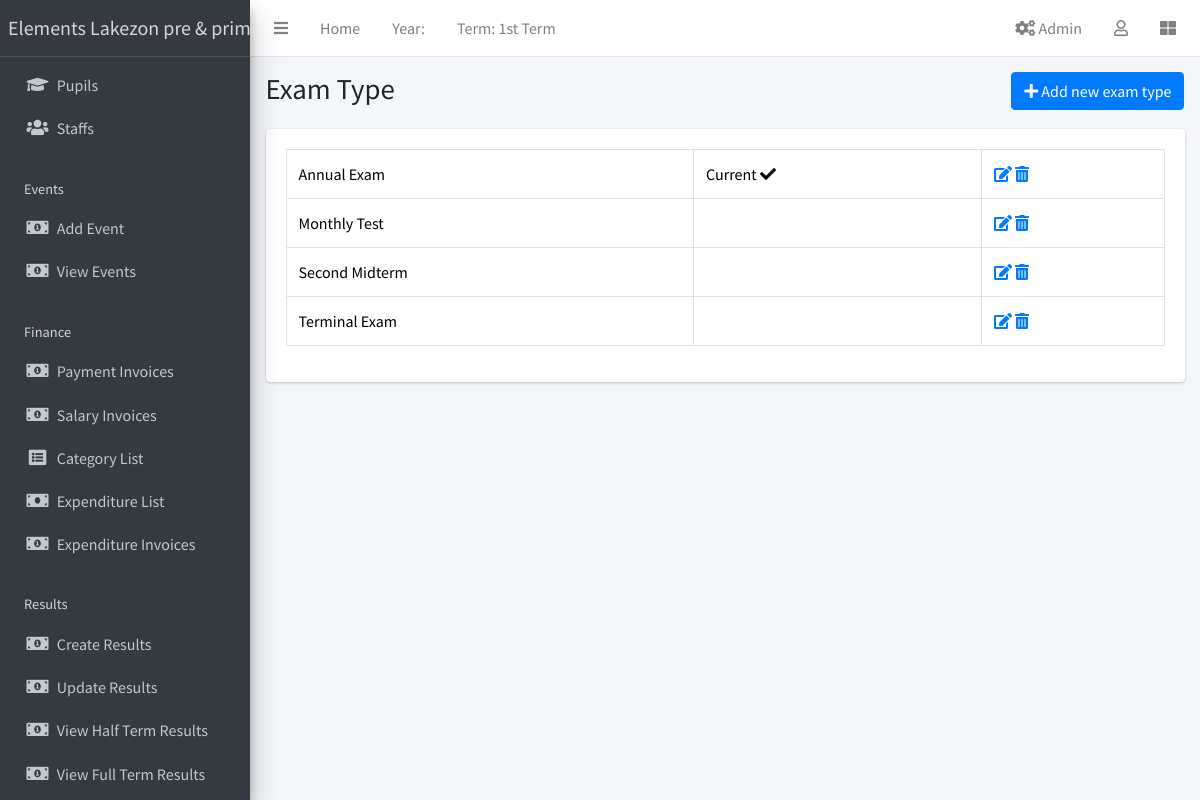
/exam/list/ (signed in), run on the app's committed database.
### apps/corecode/models.py (models this page shows, shortened)
class AcademicTerm(models.Model):
    name = models.CharField(max_length=20, unique=True)
    current = models.BooleanField(default=True)
    class Meta:
        ordering = ["name"]

class ExamType(models.Model):
    name = models.CharField(max_length=50, unique=True)
    current = models.BooleanField(default=True)
    class Meta:
        ordering = ["name"]
    def __str__(self):
        return self.name

### apps/corecode/views.py (the view)
# urls.py: path("exam/list/", ExamListView.as_view(), name="exams"),
class ExamListView(LoginRequiredMixin, SuccessMessageMixin, ListView):
    model = ExamType
    template_name = "corecode/exam_list.html"
    def get_context_data(self, **kwargs):
        context = super().get_context_data(**kwargs)
        context["form"] = ExamTypeForm()
        return context

### apps/corecode/context_processors.py (called while the page is built)
def site_defaults(request):
    current_session = AcademicSession.objects.get(current=True)
    current_term = AcademicTerm.objects.get(current=True)
    current_exam = ExamType.objects.get(current=True)
    vals = SiteConfig.objects.all()
    contexts = {
        "current_session": current_session.name,
        "current_term": current_term.name,
        "current_exam": current_exam.name,
    }
    for val in vals:
        contexts[val.key] = val.value
    return contexts

### apps/corecode/templates/corecode/exam_list.html (shortened to what this page needs)
{% extends 'base.html' %}
{% load widget_tweaks %}
{% block title %}
Exam Type
{% endblock title %}
{% block breadcrumb %}
  <a class="btn btn-primary" href="#" data-toggle="modal" data-target="#modal1">
    <i class="fa fa-plus"></i>
    Add new exam type
  </a>
{% endblock breadcrumb %}
{% block content %}
  <div class="row">
    <div class="col-sm-12">
        <table class="table table-bordered">
          <tbody>
            {% for object in object_list %}
            <tr>
              <td>{{ object }}</td>
              <td>
                {% if object.current == True %}
                  Current <i class="fa fa-check"></i>
                {% endif %}
              </td>
              <td><a href="{% url 'exam-update' object.id %}"><i
                    class="fa fa-edit"></i></a> <a
                  href="{% url 'exam-delete' object.id %}"><i
                    class="fa fa-trash-alt"></i></a></td>
            </tr>
            {% endfor %}
          </tbody>
        </table>
    </div>
  </div>
{% endblock content %}

### templates/base.html (shortened to what this page needs)
{% load static %}
<!DOCTYPE html>
<html lang="en">
<head>
  <link rel="stylesheet" href="{% static 'css/bootstrap.min.css' %}">
  <link href="https://stackpath.bootstrapcdn.com/bootstrap/5.1.3/css/bootstrap.min.css" rel="stylesheet">
  <link rel="stylesheet" href="{% static 'plugins/fontawesome-free/css/all.min.css' %}">
  <link rel="stylesheet" href="{% static 'plugins/toastr/toastr.min.css' %}">
  <link rel="stylesheet" href="{% static 'plugins/overlayScrollbars/css/OverlayScrollbars.min.css' %}">
  <link rel="stylesheet" href="{% static 'plugins/Datatables/datatables.min.css' %}" />
  <link rel="stylesheet" href="{% static 'dist/css/adminlte.min.css' %}">
</head>
<body class="hold-transition sidebar-mini layout-fixed layout-navbar-fixed layout-footer-fixed">
  <div class="wrapper">
    <nav class="main-header navbar navbar-expand navbar-white navbar-light">
      <ul class="navbar-nav">
        <li class="nav-item">
          <a class="nav-link" data-widget="pushmenu" href="#" role="button"><i class="fas fa-bars"></i></a>
        </li>
        <li class="nav-item d-none d-sm-inline-block">
          <a href="{% url 'home' %}" class="nav-link">Home</a>
        </li>
        <li class="nav-item d-none d-sm-inline-block">
          <a class="nav-link">Year: {{ current_year}}</a>
        </li>
        <li class="nav-item d-none d-sm-inline-block">
          <a class="nav-link">Term: {{ current_term }}</a>
        </li>
      </ul>
      <ul class="navbar-nav ml-auto">
  <li class="nav-item">
    <a class="nav-link" href="{% url 'goto-admin' %}">
      <i class="fas fa-cogs"></i> Admin
    </a>
  </li>
        <li class="nav-item dropdown">
          <a class="nav-link" data-toggle="dropdown" href="#">
            <i class="far fa-user"></i>
          </a>
        </li>
        <li class="nav-item">
          <a class="nav-link" data-widget="control-sidebar" data-slide="true" href="#" role="button"><i class="fas fa-th-large"></i></a>
        </li>
      </ul>
    </nav>
    <aside class="main-sidebar sidebar-dark-primary elevation-4">
      <a href="{% url 'home' %}" class="brand-link">{{"Elements Lakezon pre & primary school" }}</a>
      <div class="sidebar">
        <nav class="mt-2">
          <ul class="nav nav-pills nav-sidebar flex-column" data-widget="treeview" role="menu" data-accordion="false">
            <li class="nav-item">
               <a href="{% url 'student-list' %}" class="nav-link">
                <i class="nav-icon fas fa-graduation-cap"></i>
                <p>Pupils</p>
              </a>
            </li>
            <li class="nav-item">
              <a href="{% url 'staff-list' %}" class="nav-link">
                <i class="nav-icon fas fa-users"></i>
                <p>
                  Staffs
                </p>
              </a>
            </li>
            <li class="nav-header">Events</li>
            <li class="nav-item">
               <a href="{% url 'event_create' %}" class="nav-link">
                <i class="nav-icon fas fa-money-bill-alt"></i>
                <p>Add Event</p>
              </a>
            </li>
            <li class="nav-item">
                <a href="{% url 'event_list' %}" class="nav-link">
                <i class="nav-icon fas fa-money-bill-alt"></i>
                <p>View Events</p>
              </a>
            </li>
            <li class="nav-header">Finance</li>
            <li class="nav-item">
               <a href="{% url 'invoice-list' %}" class="nav-link">
                <i class="nav-icon fas fa-money-bill-alt"></i>
                <p>Payment Invoices</p>
              </a>
            </li>
            <li class="nav-item">
                <a href="{% url 'salary-invoice-list' %}" class="nav-link">
                <i class="nav-icon fas fa-money-bill-alt"></i>
                <p>Salary Invoices</p>
              </a>
            </li>
            <li class="nav-item">
               <a href="{% url 'category_list' %}" class="nav-link">
                <i class="nav-icon fas fa-list-alt"></i>
                <p>Category List</p>
              </a>
            </li>
            <li class="nav-item">
              <a href="{% url 'expenditure_list' %}" class="nav-link">
                <i class="nav-icon fas fa-money-bill"></i>
                <p>Expenditure List</p>
              </a>
            </li>
            <li class="nav-item">
            <a href="{% url 'expenditure-invoice-list' %}" class="nav-link">
                <i class="nav-icon fas fa-money-bill-alt"></i>
                <p>Expenditure Invoices</p>
              </a>
            </li>
            <li class="nav-header">Results</li>
            <li class="nav-item">
              <a href="{% url 'create-result' %}" class="nav-link">
                <i class="nav-icon fas fa-money-bill-alt"></i>
                <p>
                  Create Results
                </p>
              </a>
            </li>
            <li class="nav-item">
              <a href="{% url 'edit-results' %}" class="nav-link">
                <i class="nav-icon fas fa-money-bill-alt"></i>
                <p>
                  Update Results
                </p>
              </a>
            </li>
            <li class="nav-item">
              <a href="{% url 'single-class' %}" class="nav-link">
                <i class="nav-icon fas fa-money-bill-alt"></i>
                <p>
                  View Half Term Results
                </p>
              </a>
            </li>
            <li class="nav-item">
              <a href="{% url 'class-list' %}" class="nav-link">
                  <i class="nav-icon fas fa-money-bill-alt"></i>
                  <p>
                      View Full Term Results
                  </p>
              </a>
          </li>
        </nav>
      </div>
    </aside>
    <div class="content-wrapper">
      <section class="content-header">
        <div class="container-fluid">
          <div class="row mb-1">
            <div class="col-sm-8">
              <h1>{% block title %}{% endblock title %}</h1>
            </div>
            <div class="col-sm-4">
              <ol class="breadcrumb float-sm-right">
                <li class="breadcrumb-item">{% block breadcrumb %}{% endblock breadcrumb %}</li>
              </ol>
            </div>
          </div>
        </div>
      </section>
      <section class="content">
        <div class="container-fluid">
          <div class="row">
            <div class="col-md-12">
              {% block fullcard %}
              <div class="card">
                <div class="card-body">
                  <div class="row">
                    <div class="col">
                      {% block content %}
                      {% endblock content %}
                    </div>
                  </div>
                </div>
              </div>
              {% endblock fullcard %}
            </div>
          </div>
        </div>
      </section>
    </div>
  </div>
</body>
</html>

### data on the page
AcademicTerm: name "1st Term"
ExamType: name "Annual Exam", current "Current"
ExamType: name "Monthly Test"
ExamType: name "Second Midterm"
ExamType: name "Terminal Exam"

### other printed values
{{ "Elements Lakezon pre & primary school" }} "Elements Lakezon pre &…"
